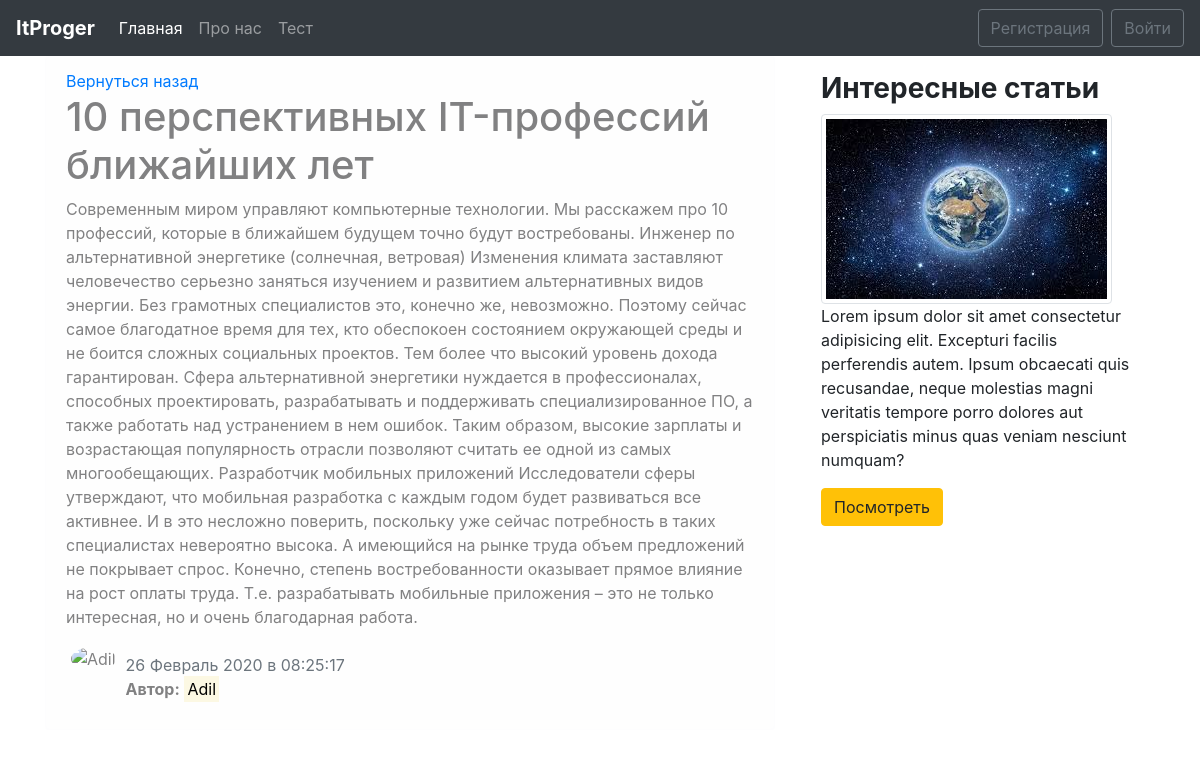
Screenshot of /news/2/ with the database file from the repository.
### blog/models.py (models this page shows, shortened)
class News(models.Model):
    title = models.CharField(max_length=100)
    text = models.TextField()
    date = models.DateTimeField(default=timezone.now)
    author = models.ForeignKey(User, on_delete=models.CASCADE)
    def __str__(self):
        return self.title

### blog/views.py (the view)
# urls.py: path('news/<int:pk>/', views.NewsDetailView.as_view(), name='news-detail'),
class NewsDetailView(DetailView):
    model = News
    def get_context_data(self, **kwards):
        ctx = super(NewsDetailView, self).get_context_data(**kwards)
        ctx['title'] = News.objects.filter(pk=self.kwargs['pk']).first()
        return ctx

### blog/templates/blog/news_detail.html (shortened to what this page needs)
{% extends 'blog/base.html' %}
{% block main_section %}
        <div class="alert alert-light">
            <a href="{% url 'blog-home' %}">Вернуться назад</a>
            <h1>{{ object.title }}</h1>
            <p>{{ object.text }}</p>
            <div class="row">
                <div>
                    {% if object.author.profile.img %}
                        <img src="{{ object.author.profile.img.url }}" alt="{{ object.author }}" class="user-image">
                    {% else %}
                         <img src="/pictures/default.jpg" alt="{{ object.author }}" class="user-image">
                    {% endif %}
                </div>
                <div class="mt-2">
                    <span class="text-muted">{{ object.date|date:"j F Y в H:i:s" }}</span>
                        <p><b>Автор:</b> <mark>{{ object.author }}</mark></p>
                </div>
            </div>
        </div>
{% endblock main_section %}
{% block aside_news_section %}
    <h3><b>Интересные статьи</b></h3>
        <img alt="" class="img-thumbnail">
        <p>
        Lorem ipsum dolor sit amet consectetur adipisicing elit.
        Excepturi facilis perferendis autem.
        Ipsum obcaecati quis recusandae, neque molestias magni
        veritatis tempore porro dolores aut perspiciatis
        minus quas veniam nesciunt numquam?
        </p>
        <a href="" target="_blank">
            <button class="btn btn-warning">Посмотреть</button>
        </a>
{% endblock aside_news_section %}

### blog/static/css/blog.css (style rules this page uses)
.user-image { width: 64px; height: 64px; border-radius: 50%; margin-right: 10px; margin-left: 20px; }

### rows the page displays
News: title "10 перспективных IT-профессий ближайших лет", text "Современным миром управляют компьютерные технологии. Мы расскажем про 10 профессий, которые в ближайшем будущем точно будут востребованы. Инженер по альтернативной энергетике (солнечная, ветровая) Изменения климата заставляют человечество серьезно заняться изучением и развитием альтернативных видов энергии. Без грамотных специалистов это, конечно же, невозможно. Поэтому сейчас самое благодатное время для тех, кто обеспокоен состоянием окружающей среды и не боится сложных социальных проектов. Тем более что высокий уровень дохода гарантирован. Сфера альтернативной энергетики нуждается в профессионалах, способных проектировать, разрабатывать и поддерживать специализированное ПО, а также…", date "26 Февраль 2020 в 08:25:17", author "Adil"
